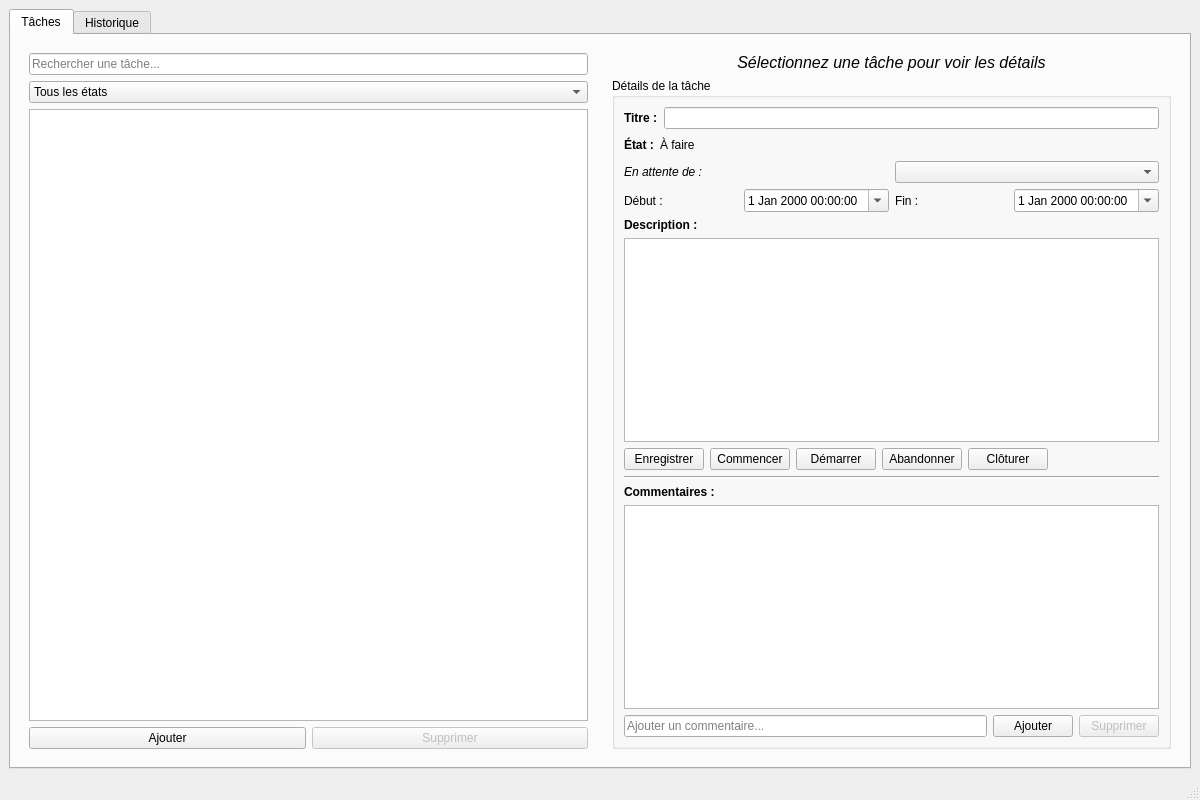
<?xml version="1.0" encoding="UTF-8"?>
<ui version="4.0">
 <class>MainWindow</class>
 <widget class="QMainWindow" name="MainWindow">
  <property name="geometry">
   <rect>
    <x>0</x>
    <y>0</y>
    <width>1200</width>
    <height>800</height>
   </rect>
  </property>
  <property name="windowTitle">
   <string>PyTasks - Gestionnaire de Tâches</string>
  </property>
  <widget class="QWidget" name="centralwidget">
   <layout class="QVBoxLayout" name="verticalLayout">
    <item>
     <widget class="QTabWidget" name="tabWidget">
      <property name="currentIndex">
       <number>0</number>
      </property>
      
      <!-- ONGLET 1 : PRINCIPAL -->
      <widget class="QWidget" name="tab_main">
       <attribute name="title">
        <string>Tâches</string>
       </attribute>
       <layout class="QHBoxLayout" name="horizontalLayout">
        
        <!-- SIDEBAR GAUCHE -->
        <item>
         <widget class="QWidget" name="sidebar" native="true">
          <property name="maximumWidth">
           <number>350</number>
          </property>
          <layout class="QVBoxLayout" name="sidebarLayout">
           
           <!-- BARRE DE RECHERCHE -->
           <item>
            <widget class="QLineEdit" name="searchBar">
             <property name="placeholderText">
              <string>Rechercher une tâche...</string>
             </property>
            </widget>
           </item>
           
           <!-- FILTRE PAR ÉTAT -->
           <item>
            <widget class="QComboBox" name="stateFilter">
             <property name="toolTip">
              <string>Filtrer par état</string>
             </property>
             <item>
              <property name="text">
               <string>Tous les états</string>
              </property>
             </item>
             <item>
              <property name="text">
               <string>À faire</string>
              </property>
             </item>
             <item>
              <property name="text">
               <string>En cours</string>
              </property>
             </item>
             <item>
              <property name="text">
               <string>Réalisé</string>
              </property>
             </item>
             <item>
              <property name="text">
               <string>Abandonné</string>
              </property>
             </item>
             <item>
              <property name="text">
               <string>En attente</string>
              </property>
             </item>
            </widget>
           </item>
           
           <!-- LISTE DES TÂCHES -->
           <item>
            <widget class="QListWidget" name="taskList">
             <property name="toolTip">
              <string>Liste des tâches</string>
             </property>
            </widget>
           </item>
           
           <!-- BOUTONS D'ACTION -->
           <item>
            <widget class="QWidget" name="buttonContainer" native="true">
             <layout class="QHBoxLayout" name="buttonLayout">
              <property name="leftMargin">
               <number>0</number>
              </property>
              <property name="topMargin">
               <number>0</number>
              </property>
              <property name="rightMargin">
               <number>0</number>
              </property>
              <property name="bottomMargin">
               <number>0</number>
              </property>
              <item>
               <widget class="QPushButton" name="btnAdd">
                <property name="text">
                 <string>Ajouter</string>
                </property>
               </widget>
              </item>
              <item>
               <widget class="QPushButton" name="btnDelete">
                <property name="text">
                 <string>Supprimer</string>
                </property>
                <property name="enabled">
                 <bool>false</bool>
                </property>
               </widget>
              </item>
             </layout>
            </widget>
           </item>
           
          </layout>
         </widget>
        </item>
        
        <!-- PANNEAU DÉTAILS DROITE -->
        <item>
         <widget class="QWidget" name="detailsPanel" native="true">
          <layout class="QVBoxLayout" name="detailsLayout">
           
           <!-- MESSAGE SI AUCUNE SÉLECTION -->
           <item>
            <widget class="QLabel" name="noSelectionLabel">
             <property name="text">
              <string>Sélectionnez une tâche pour voir les détails</string>
             </property>
             <property name="alignment">
              <set>Qt::AlignCenter</set>
             </property>
             <property name="font">
              <font>
               <pointsize>12</pointsize>
               <italic>true</italic>
              </font>
             </property>
            </widget>
           </item>
           
           <!-- GROUPE DÉTAILS TÂCHE (caché par défaut) -->
           <item>
            <widget class="QGroupBox" name="taskDetailsGroup">
             <property name="title">
              <string>Détails de la tâche</string>
             </property>
             <property name="visible">
              <bool>false</bool>
             </property>
             <layout class="QVBoxLayout" name="taskDetailsLayout">
              
              <!-- TITRE -->
              <item>
               <widget class="QWidget" name="titleContainer" native="true">
                <layout class="QHBoxLayout" name="titleLayout">
                 <property name="leftMargin">
                  <number>0</number>
                 </property>
                 <property name="topMargin">
                  <number>0</number>
                 </property>
                 <property name="rightMargin">
                  <number>0</number>
                 </property>
                 <property name="bottomMargin">
                  <number>0</number>
                 </property>
                 <item>
                  <widget class="QLabel" name="labelTitle">
                   <property name="text">
                    <string>Titre :</string>
                   </property>
                   <property name="font">
                    <font>
                     <weight>75</weight>
                     <bold>true</bold>
                    </font>
                   </property>
                  </widget>
                 </item>
                 <item>
                  <widget class="QLineEdit" name="titleEdit"/>
                 </item>
                </layout>
               </widget>
              </item>
              
              <!-- ÉTAT (lecture seule) et DÉPENDANCE -->
              <item>
              <widget class="QWidget" name="stateContainer" native="true">
                <layout class="QVBoxLayout" name="stateMainLayout">
                <property name="leftMargin">
                  <number>0</number>
                </property>
                <property name="topMargin">
                  <number>0</number>
                </property>
                <property name="rightMargin">
                  <number>0</number>
                </property>
                <property name="bottomMargin">
                  <number>0</number>
                </property>
                
                <!-- État actuel (info seulement) -->
                <item>
                  <widget class="QWidget" name="stateInfoContainer" native="true">
                  <layout class="QHBoxLayout" name="stateInfoLayout">
                    <property name="leftMargin">
                    <number>0</number>
                    </property>
                    <property name="topMargin">
                    <number>0</number>
                    </property>
                    <property name="rightMargin">
                    <number>0</number>
                    </property>
                    <property name="bottomMargin">
                    <number>0</number>
                    </property>
                    <item>
                    <widget class="QLabel" name="labelState">
                      <property name="text">
                      <string>État :</string>
                      </property>
                      <property name="font">
                      <font>
                        <weight>75</weight>
                        <bold>true</bold>
                      </font>
                      </property>
                    </widget>
                    </item>
                    <item>
                    <widget class="QLabel" name="stateDisplay">
                      <property name="text">
                      <string>À faire</string>
                      </property>
                    </widget>
                    </item>
                    <item>
                    <spacer name="horizontalSpacer">
                      <property name="orientation">
                      <enum>Qt::Horizontal</enum>
                      </property>
                      <property name="sizeHint" stdset="0">
                      <size>
                        <width>40</width>
                        <height>20</height>
                      </size>
                      </property>
                    </spacer>
                    </item>
                  </layout>
                  </widget>
                </item>
                
                <!-- Dépendance (visible seulement si EN ATTENTE) -->
                <item>
                  <widget class="QWidget" name="waitingForContainer" native="true">
                  <property name="visible">
                    <bool>false</bool>
                  </property>
                  <layout class="QHBoxLayout" name="waitingForLayout">
                    <property name="leftMargin">
                    <number>0</number>
                    </property>
                    <property name="topMargin">
                    <number>0</number>
                    </property>
                    <property name="rightMargin">
                    <number>0</number>
                    </property>
                    <property name="bottomMargin">
                    <number>0</number>
                    </property>
                    <item>
                    <widget class="QLabel" name="labelWaitingFor">
                      <property name="text">
                      <string>En attente de :</string>
                      </property>
                      <property name="font">
                      <font>
                        <italic>true</italic>
                      </font>
                      </property>
                    </widget>
                    </item>
                    <item>
                    <widget class="QComboBox" name="waitingForSelect">
                      <property name="toolTip">
                      <string>Sélectionnez la tâche dont dépend cette tâche</string>
                      </property>
                    </widget>
                    </item>
                  </layout>
                  </widget>
                </item>
                
                </layout>
              </widget>
              </item>
              
              <!-- DATES -->
              <item>
               <widget class="QWidget" name="datesContainer" native="true">
                <layout class="QHBoxLayout" name="datesLayout">
                 <property name="leftMargin">
                  <number>0</number>
                 </property>
                 <property name="topMargin">
                  <number>0</number>
                 </property>
                 <property name="rightMargin">
                  <number>0</number>
                 </property>
                 <property name="bottomMargin">
                  <number>0</number>
                 </property>
                 <item>
                  <widget class="QLabel" name="labelStartDate">
                   <property name="text">
                    <string>Début :</string>
                   </property>
                  </widget>
                 </item>
                 <item>
                  <widget class="QDateTimeEdit" name="startDateEdit">
                   <property name="calendarPopup">
                    <bool>true</bool>
                   </property>
                  </widget>
                 </item>
                 <item>
                  <widget class="QLabel" name="labelEndDate">
                   <property name="text">
                    <string>Fin :</string>
                   </property>
                  </widget>
                 </item>
                 <item>
                  <widget class="QDateTimeEdit" name="endDateEdit">
                   <property name="calendarPopup">
                    <bool>true</bool>
                   </property>
                  </widget>
                 </item>
                </layout>
               </widget>
              </item>
              
              <!-- DESCRIPTION -->
              <item>
               <widget class="QLabel" name="labelDescription">
                <property name="text">
                 <string>Description :</string>
                </property>
                <property name="font">
                 <font>
                  <weight>75</weight>
                  <bold>true</bold>
                 </font>
                </property>
               </widget>
              </item>
              <item>
               <widget class="QTextEdit" name="descriptionEdit">
                <property name="maximumHeight">
                 <number>150</number>
                </property>
               </widget>
              </item>
              
              <!-- BOUTONS ACTIONS TÂCHE -->
              <item>
              <widget class="QWidget" name="taskActionsContainer" native="true">
                <layout class="QHBoxLayout" name="taskActionsLayout">
                <property name="leftMargin">
                  <number>0</number>
                </property>
                <property name="topMargin">
                  <number>0</number>
                </property>
                <property name="rightMargin">
                  <number>0</number>
                </property>
                <property name="bottomMargin">
                  <number>0</number>
                </property>
                <item>
                  <widget class="QPushButton" name="btnSave">
                  <property name="text">
                    <string>Enregistrer</string>
                  </property>
                  </widget>
                </item>
                <item>
                  <widget class="QPushButton" name="btnStartWork">
                  <property name="text">
                    <string>Commencer</string>
                  </property>
                  <property name="visible">
                    <bool>false</bool>
                  </property>
                  </widget>
                </item>
                <item>
                  <widget class="QPushButton" name="btnStartTask">
                  <property name="text">
                    <string>Démarrer</string>
                  </property>
                  <property name="visible">
                    <bool>false</bool>
                  </property>
                  </widget>
                </item>
                <item>
                  <widget class="QPushButton" name="btnAbandon">
                  <property name="text">
                    <string>Abandonner</string>
                  </property>
                  <property name="visible">
                    <bool>false</bool>
                  </property>
                  </widget>
                </item>
                <item>
                  <widget class="QPushButton" name="btnClose">
                  <property name="text">
                    <string>Clôturer</string>
                  </property>
                  </widget>
                </item>
                <item>
                  <spacer name="horizontalSpacer_2">
                  <property name="orientation">
                    <enum>Qt::Horizontal</enum>
                  </property>
                  <property name="sizeHint" stdset="0">
                    <size>
                    <width>40</width>
                    <height>20</height>
                    </size>
                  </property>
                  </spacer>
                </item>
                </layout>
              </widget>
              </item>
              
              <!-- SÉPARATEUR -->
              <item>
               <widget class="Line" name="line">
                <property name="orientation">
                 <enum>Qt::Horizontal</enum>
                </property>
               </widget>
              </item>
              
              <!-- COMMENTAIRES -->
              <item>
                <widget class="QLabel" name="labelComments">
                  <property name="text">
                  <string>Commentaires :</string>
                  </property>
                  <property name="font">
                  <font>
                    <weight>75</weight>
                    <bold>true</bold>
                  </font>
                  </property>
                </widget>
                </item>
                <item>
                  <widget class="QListWidget" name="commentsList">
                    <property name="maximumHeight">
                    <number>200</number>
                    </property>
                    <property name="selectionMode">
                    <enum>QAbstractItemView::ExtendedSelection</enum>
                    </property>
                  </widget>
                </item>

                <!-- AJOUTER/SUPPRIMER COMMENTAIRE -->
                <item>
                <widget class="QWidget" name="commentInputContainer" native="true">
                  <layout class="QHBoxLayout" name="commentInputLayout">
                  <property name="leftMargin">
                    <number>0</number>
                  </property>
                  <property name="topMargin">
                    <number>0</number>
                  </property>
                  <property name="rightMargin">
                    <number>0</number>
                  </property>
                  <property name="bottomMargin">
                    <number>0</number>
                  </property>
                  <item>
                    <widget class="QLineEdit" name="commentInput">
                    <property name="placeholderText">
                      <string>Ajouter un commentaire...</string>
                    </property>
                    </widget>
                  </item>
                  <item>
                    <widget class="QPushButton" name="btnAddComment">
                    <property name="text">
                      <string>Ajouter</string>
                    </property>
                    </widget>
                  </item>
                  <item>
                    <widget class="QPushButton" name="btnDeleteComment">
                    <property name="text">
                      <string>Supprimer</string>
                    </property>
                    <property name="enabled">
                      <bool>false</bool>
                    </property>
                    </widget>
                  </item>
                  </layout>
                </widget>
              </item>
              
             </layout>
            </widget>
           </item>
           
          </layout>
         </widget>
        </item>
        
       </layout>
      </widget>
      
      <!-- ONGLET 2 : HISTORIQUE -->
      <widget class="QWidget" name="tab_history">
       <attribute name="title">
        <string>Historique</string>
       </attribute>
       <layout class="QVBoxLayout" name="historyLayout">
        <item>
         <widget class="QTextEdit" name="historyLog">
          <property name="readOnly">
           <bool>true</bool>
          </property>
          <property name="placeholderText">
           <string>Les logs des actions apparaîtront ici...</string>
          </property>
         </widget>
        </item>
        <item>
         <widget class="QWidget" name="historyButtonsContainer" native="true">
          <layout class="QHBoxLayout" name="historyButtonsLayout">
           <property name="leftMargin">
            <number>0</number>
           </property>
           <property name="topMargin">
            <number>0</number>
           </property>
           <property name="rightMargin">
            <number>0</number>
           </property>
           <property name="bottomMargin">
            <number>0</number>
           </property>
           <item>
            <spacer name="horizontalSpacer_3">
             <property name="orientation">
              <enum>Qt::Horizontal</enum>
             </property>
             <property name="sizeHint" stdset="0">
              <size>
               <width>40</width>
               <height>20</height>
              </size>
             </property>
            </spacer>
           </item>
           <item>
            <widget class="QPushButton" name="btnClearHistory">
             <property name="text">
              <string>Effacer l'historique</string>
             </property>
            </widget>
           </item>
          </layout>
         </widget>
        </item>
       </layout>
      </widget>
      
     </widget>
    </item>
   </layout>
  </widget>
  
  <!-- BARRE DE STATUT -->
  <widget class="QStatusBar" name="statusbar"/>
  
 </widget>
 <resources/>
 <connections/>
</ui>
